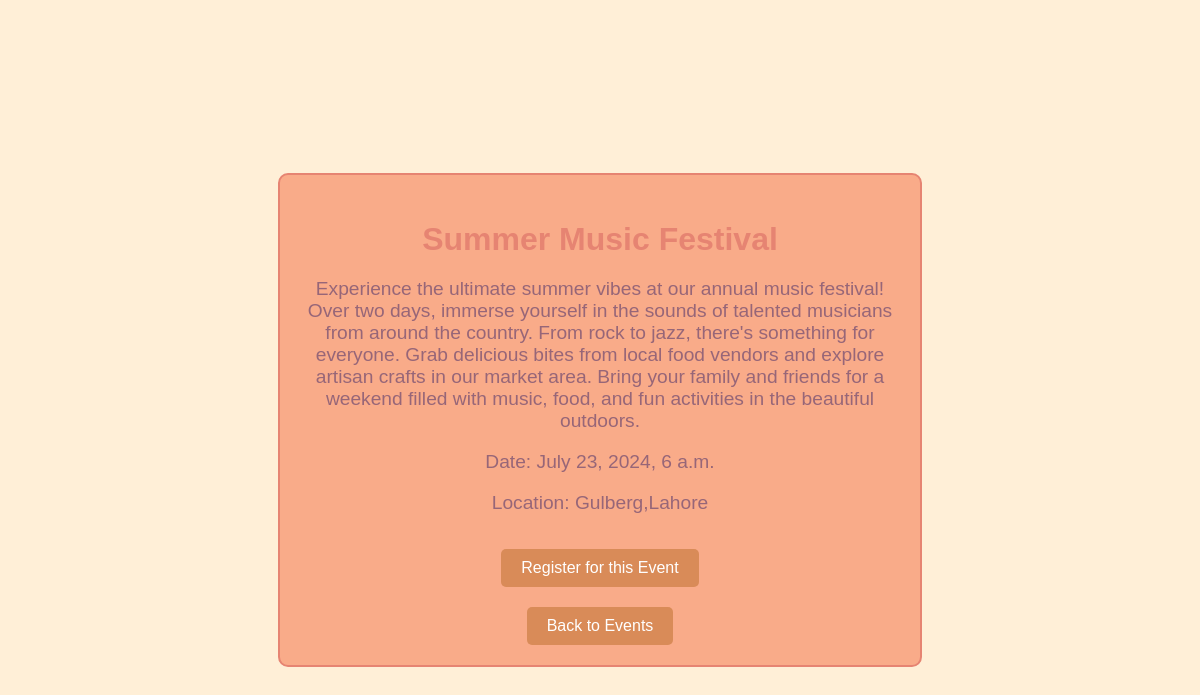
The app's page /events/1/ (signed in) with its own data.
### events/models.py (models this page shows, shortened)
class Event(models.Model):
    title = models.CharField(max_length=200)
    description = models.TextField()
    date = models.DateTimeField()
    location = models.CharField(max_length=200)

### events/views.py (the view)
# urls.py: path('events/<int:event_id>/', event_views.event_detail, name='event_detail'),
@login_required
def event_detail(request, event_id):
    event = get_object_or_404(Event, pk=event_id)
    return render(request, 'event_detail.html', {'event': event})

### events/templates/event_detail.html (shortened to what this page needs)
<!DOCTYPE html>
<html lang="en">
<head>
</head>
<body>
    <div class="event-details">
        <h2>{{ event.title }}</h2>
        <p>{{ event.description }}</p>
        <p>Date: {{ event.date }}</p>
        <p>Location: {{ event.location }}</p>
        <a href="{% url 'event_register' event.id %}">Register for this Event</a>
        <br>
        <a href="{% url 'event_list' %}">Back to Events</a>
    </div>
</body>
</html>

### events/templates/event_detail.html (style rules this page uses)
body { font-family: Arial, sans-serif; background-color: #ffefd7; color: #976678; margin: 0; padding: 20px; display: flex; justify-content: center; align-items: center; min-height: 100vh; }
.event-details { background-color: #f9ab89; border: 2px solid #e68472; border-radius: 10px; padding: 20px; max-width: 600px; margin: auto; text-align: center; }
h2 { font-size: 2em; margin-bottom: 10px; color: #e68472; }
p { font-size: 1.2em; margin-bottom: 15px; }
a { display: inline-block; padding: 10px 20px; margin-top: 20px; background-color: #d98b58; color: white; text-decoration: none; border-radius: 5px; transition: background-color 0.3s ease; }

### records on screen
Event: title "Summer Music Festival", description "Experience the ultimate summer vibes at our annual music festival! Over two days, immerse yourself in the sounds of talented musicians from around the country. From rock to jazz, there's something for everyone. Grab delicious bites from local food vendors and explore artisan crafts in our market area. Bring your family and friends for a weekend filled with music, food, and fun activities in the beautiful outdoors.", date "July 23, 2024, 6 a.m.", location "Gulberg,Lahore"
